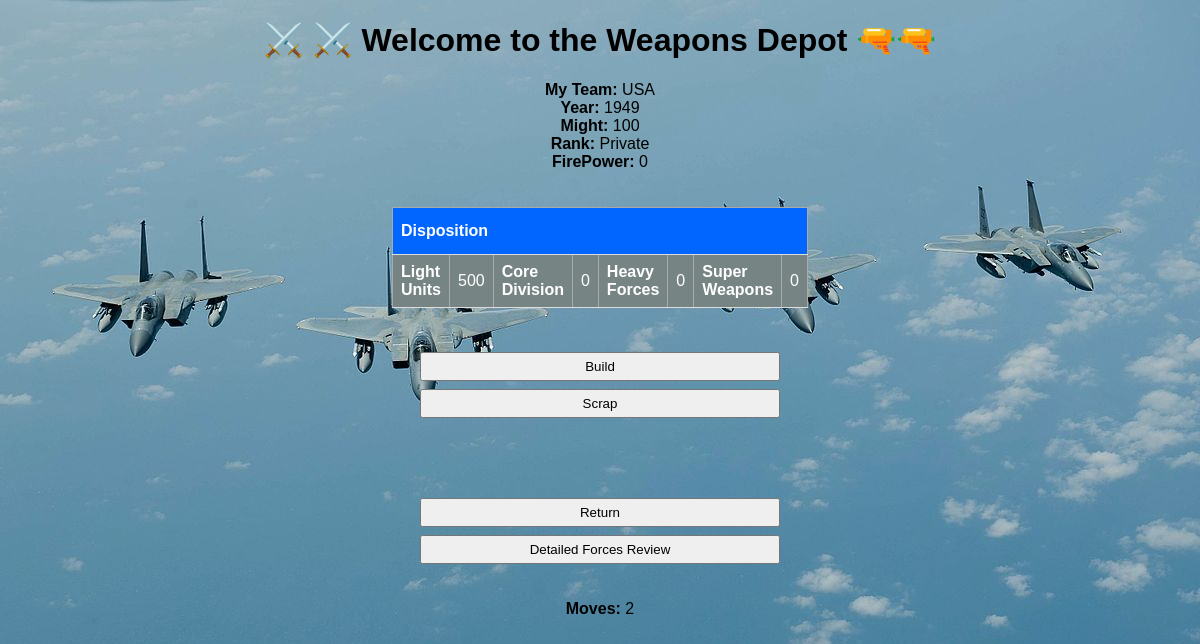
/weaponsMenu, run on the app's committed database.
### universe/classes.py (models this page shows, shortened)
class NATIONS(db.Model):
    id = db.Column(db.Integer, primary_key=True)
    country               = db.Column(db.String(50), nullable=False)
    selected              = db.Column(db.Integer, nullable=False, default=0)
    score                 = db.Column(db.Integer, nullable=False, default=0)
    wealth                = db.Column(db.Integer, nullable=False)
    fLevel                = db.Column(db.String(50), nullable=False)
    gold                  = db.Column(db.Integer, nullable=False)
    gems                  = db.Column(db.Integer, nullable=False)
    rareMetals            = db.Column(db.Integer, nullable=False)
    oil                   = db.Column(db.Integer, nullable=False)
    might                 = db.Column(db.Integer, nullable=False)
    wLevel                = db.Column(db.String(50), nullable=False)
    firePower             = db.Column(db.Integer, nullable=False)
    KP                    = db.Column(db.Integer, nullable=False)
    tLevel                = db.Column(db.Integer, nullable=False)
    era                   = db.Column(db.String(50), nullable=False)
    RP                    = db.Column(db.Integer, nullable=False)
    influence             = db.Column(db.Integer, nullable=False)
    pLevel                = db.Column(db.String(50), nullable=False)
    stability             = db.Column(db.Integer, nullable=False)
    backing               = db.Column(db.Integer, nullable=False)
    chance                = db.Column(db.Integer, nullable=False)
    aggression            = db.Column(db.Integer, nullable=False)
    creativity            = db.Column(db.Integer, nullable=False)
    materialism           = db.Column(db.Integer, nullable=False)
    prudence              = db.Column(db.Integer, nullable=False)
    bonusUnits            = db.Column(db.Integer, nullable=False)
    notes                 = db.Column(db.String(50), nullable=False)
    hints                 = db.Column(db.String(50), nullable=False)
    Nextmoves             = db.Column(db.String(50), nullable=False, default='')
    moveLimit             = db.Column(db.Integer, nullable=False)

class warAssets(db.Model):
    id = db.Column(db.Integer, primary_key=True)
    country             = db.Column(db.String(50), nullable=False)
    era                 = db.Column(db.String(50), nullable=False)
    active              = db.Column(db.Integer, nullable=False, default=0)
    wOne                = db.Column(db.String(50), nullable=False)
    wOneAmount          = db.Column(db.Integer, nullable=False)
    wOneLevel           = db.Column(db.Integer, nullable=False)
    wOnePower          = db.Column(db.Integer, nullable=False)
    wTwo                = db.Column(db.String(50), nullable=False)
    wTwoAmount          = db.Column(db.Integer, nullable=False)
    wTwoLevel           = db.Column(db.Integer, nullable=False)
    wTwoPower          = db.Column(db.Integer, nullable=False)
    wThree              = db.Column(db.String(50), nullable=False)
    wThreeAmount        = db.Column(db.Integer, nullable=False)
    wThreeLevel         = db.Column(db.Integer, nullable=False)
    wThreePower        = db.Column(db.Integer, nullable=False)
    wFour               = db.Column(db.String(50), nullable=False)
    wFourAmount         = db.Column(db.Integer, nullable=False)
    wFourLevel          = db.Column(db.Integer, nullable=False)
    wFourPower         = db.Column(db.Integer, nullable=False)
    wFive                = db.Column(db.String(50), nullable=False)
    wFiveAmount          = db.Column(db.Integer, nullable=False)
    wFiveLevel           = db.Column(db.Integer, nullable=False)
    wFivePower          = db.Column(db.Integer, nullable=False)
    wSix                 = db.Column(db.String(50), nullable=False)
    wSixAmount           = db.Column(db.Integer, nullable=False)
    wSixLevel            = db.Column(db.Integer, nullable=False)
    wSixPower           = db.Column(db.Integer, nullable=False)
    wSeven               = db.Column(db.String(50), nullable=False)
    wSevenAmount         = db.Column(db.Integer, nullable=False)
    wSevenLevel          = db.Column(db.Integer, nullable=False)
    wSevenPower         = db.Column(db.Integer, nullable=False)
    wEight               = db.Column(db.String(50), nullable=False)
    wEightAmount         = db.Column(db.Integer, nullable=False)
    wEightLevel          = db.Column(db.Integer, nullable=False)
    wEightPower         = db.Column(db.Integer, nullable=False)

### universe/routes.py (the view, shortened to what this page needs)
@app.route('/weaponsMenu', methods=['GET', 'POST'])
def weaponsMenu():
    year,month = getParms('year')
    playerNation = gameTracker.query.get_or_404(1)
    myNation = NATIONS.query.get_or_404(int(playerNation.countryID))
    myWar    = db.session.query(warAssets).filter_by(country=myNation.country,era=myNation.era).first()
    lightForces = int(myWar.wOneAmount) + int(myWar.wTwoAmount)
    coreForces = int(myWar.wThreeAmount) + int(myWar.wFourAmount) + int(myWar.wFiveAmount)
    heavyForces = int(myWar.wSixAmount) + int(myWar.wSevenAmount)
    displayFlag = ""
    movesToCheck = checkMoves(myNation,'&^')
    movesLeft = movesToCheck[0]
    if movesToCheck[1] > 0:
        print('Not enough moves or already carried this move out')
        return redirect(url_for('mainMenu'))
    return(render_template('weaponsMenu.html',year=year,month=month,myNation=myNation,movesLeft=movesLeft,displayFlag=displayFlag,lightForces=lightForces,coreForces=coreForces,heavyForces=heavyForces,myWar=myWar))

### universe/routes.py (called while the page is built, shortened)
def getParms(selected):
    if selected == 'year':
        playerNation = gameTracker.query.get_or_404(1)
        year = str(playerNation.year)
        month = str(playerNation.month)
        if month == "1": month = 'January'
        if month == '2': month = 'February'
        if month == '3': month = 'March'
        if month == '4': month = 'April'
        if month == '5': month = 'May'
        if month == '6': month = 'June'
        if month == '7': month = 'July'
        if month == '8': month = 'August'
        if month == '9': month = 'September'
        if month == '10': month = 'October'
        if month == '11': month = 'November'
        if month == '12': month = 'December'
        return(year,month)

### universe/routesFunctions.py (called while the page is built)
def checkMoves(myNation,duplicateToCheck):
    mlimit = int(myNation.moveLimit)
    moveArray = myNation.Nextmoves.split(':')
    pendingCount = 0
    mvs = 0
    for item in moveArray:
        if 'pending' in item:
            pendingCount +=1
        if len(item) > 0:
            mvs += 1
    movesLeft = int(mlimit-mvs+pendingCount)
    if movesLeft < 1:
        return(movesLeft,1)
    for item in moveArray:
        if duplicateToCheck in item:
            return(movesLeft,2)
    return(movesLeft,0)

### universe/templates/weaponsMenu.html (shortened to what this page needs)
{% extends 'base.html' %}
{% block body %}
<center><h1>  ⚔️ ⚔️ Welcome to the Weapons Depot 🔫🔫 </h1> </center>
<center>
<b>My Team: </b>  {{ myNation.country }} <br>
<b>Year:    </b> {{year}} <br>
<b>Might:  </b>  {{ myNation.might }} <br>
<b>Rank:  </b>  {{ myNation.wLevel }} <br>
<b>FirePower:  </b>  {{ myNation.firePower }} <br>
</center>
<br></br>
<table style="width: 30%; color:white">
  <tr>
    <th colspan="8">Disposition</th>
  </tr>
<tr>
<td><b>Light Units</b></td>
<td>{{ lightForces }}</td>
<td><b>Core Division</b></td>
<td>{{ coreForces }}</td>
<td><b>Heavy Forces</b></td>
<td>{{ heavyForces}}</td>
<td><b>Super Weapons</b></td>
<td>{{ myWar.wEightAmount}}</td>
</tr>
</table>
<br></br>
<form method="post" action="/weaponsMenu">
		<button name="build" type="submit" value="Build">Build</button>
		<button name="scrap" type="submit" value="Scrap">Scrap</button>
<br></br>
<br></br>
 <form method="post" action="/weaponsMenu">
		<button name="mainMenu" type="submit" value="mainMenu">Return</button>
		<button name="review" type="submit" value="review">Detailed Forces Review</button>
 <br></br>
<center>
<b>Moves:  </b> {{ movesLeft }}</center> <br>
{% endblock %}

### universe/static/css/main.css (style rules this page uses)
body, html { margin: 0; font-family: sans-serif; }
table, td, th { border: 1px solid #aaa; }
table { border-collapse: collapse; width: 80%; margin-left:auto; margin-right:auto; }
th { height: 30px; }
td { text-align: center; padding: 5px; margin-left:auto; margin-right:auto; }
button { display: block; width: 30%; margin-left:auto; margin-right:auto; padding: 5px; margin-top: 8px }

### universe/templates/weaponsMenu.html (style rules this page uses)
body { background: url("../static/css/backgrounds/fighter.jpg"); background-color: rgba(255,255,255,0.2); background-blend-mode: darken; background-size: cover; }
table { border-collapse: collapse; background-color: #778484; width: 80%; }
th { background-color: #0066ff; color: white; }
th, td { padding: 8px; text-align: left; border-bottom: 1px solid #ddd; }

### data on the page
NATIONS: country "USA", might "100", wLevel "Private", firePower "0"
warAssets: wEightAmount "0"

### other printed values
{{ year }} "1949"
{{ lightForces }} "500"
{{ coreForces }} "0"
{{ heavyForces }} "0"
{{ movesLeft }} "2"
